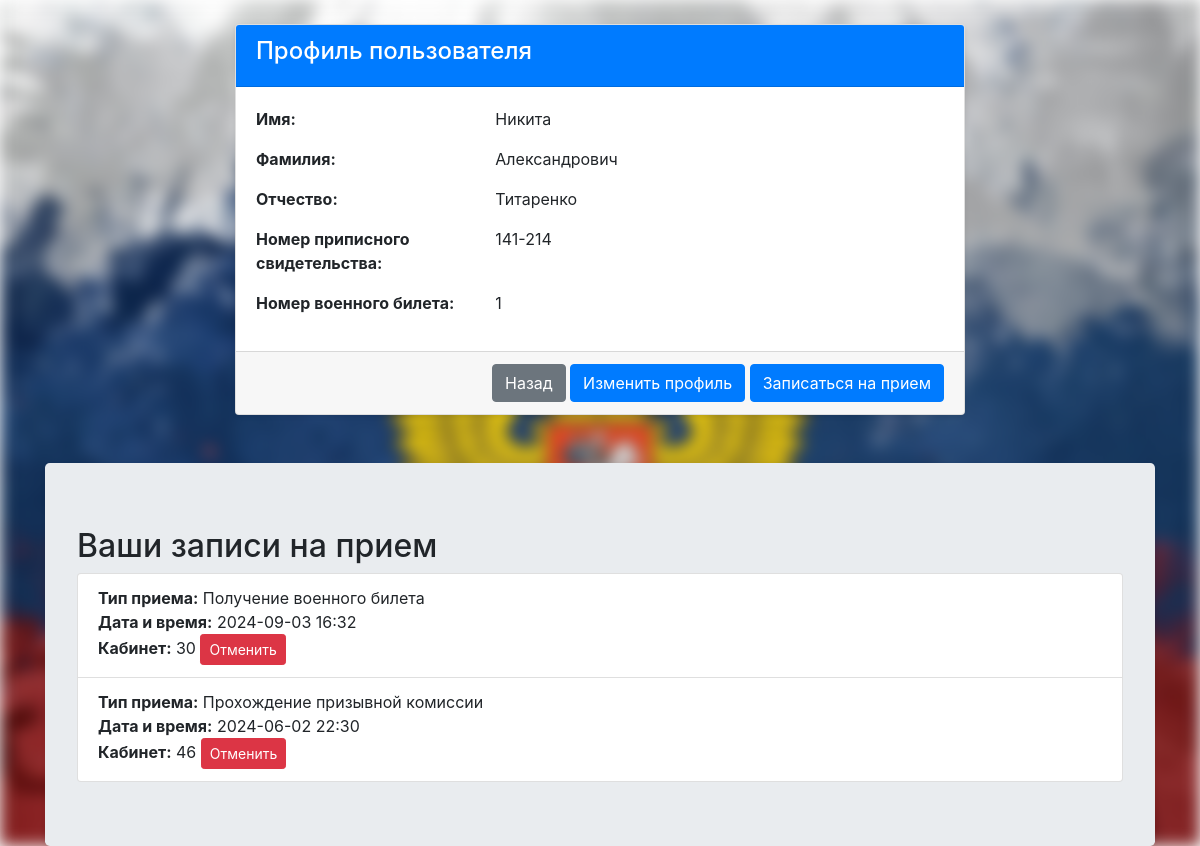
The page /profile (signed in) on the database its author committed.
### app.py (models this page shows, shortened)
class User(UserMixin, db.Model):
    id = db.Column(db.Integer, primary_key=True)
    username = db.Column(db.String(64), index=True, unique=True)
    password_hash = db.Column(db.String(128))
    first_name = db.Column(db.String(64))
    last_name = db.Column(db.String(64))
    middle_name = db.Column(db.String(64))
    conscription_certificate = db.Column(db.String(64), nullable=True)
    military_id = db.Column(db.String(64), nullable=True)

class Appointment(db.Model):
    id = db.Column(db.Integer, primary_key=True)
    user_id = db.Column(db.Integer, db.ForeignKey('user.id'), nullable=False)
    appointment_type = db.Column(db.String(50), nullable=False)
    appointment_date = db.Column(db.DateTime, nullable=False)
    created_at = db.Column(db.DateTime, default=datetime.utcnow)
    user = db.relationship('User', back_populates='appointments')

### app.py (the view, shortened to what this page needs)
@app.route('/profile', methods=['GET', 'POST'])
@login_required
def profile():
    form = AppointmentForm()
    cancel_form = FlaskForm()  # Simple form to include CSRF token
    appointments = Appointment.query.filter_by(user_id=current_user.id).all()
    appointment_type_dict = {
        'consultation': 'Консультация',
        'conscription_certificate': 'Получение приписного свидетельства',
        'military_id': 'Получение военного билета',
        'commission': 'Прохождение призывной комиссии'
    }
    appointment_room_dict = {
        'consultation': '32',
        'conscription_certificate': '34',
        'military_id': '30',
        'commission': '46'
    }
    return render_template('profile.html', title='Profile', user=current_user, form=form,
                           cancel_form=cancel_form, appointments=appointments,
                           appointment_type_dict=appointment_type_dict, appointment_room_dict=appointment_room_dict)

### app.py (called while the page is built)
@login.user_loader
def load_user(id):
    return User.query.get(int(id))

### templates/profile.html (shortened to what this page needs)
{% extends "base.html" %}
{% block content %}
<div class="container mt-4">
    <div class="row">
        <div class="col-lg-8 offset-lg-2">
            <div class="card shadow-sm">
                <div class="card-header bg-primary text-white">
                    <h4>Профиль пользователя</h4>
                </div>
                <div class="card-body">
                    <div class="row mb-3">
                        <div class="col-sm-4">
                            <strong>Имя:</strong>
                        </div>
                        <div class="col-sm-8">
                            {{ current_user.first_name }}
                        </div>
                    </div>
                    <div class="row mb-3">
                        <div class="col-sm-4">
                            <strong>Фамилия:</strong>
                        </div>
                        <div class="col-sm-8">
                            {{ current_user.last_name }}
                        </div>
                    </div>
                    <div class="row mb-3">
                        <div class="col-sm-4">
                            <strong>Отчество:</strong>
                        </div>
                        <div class="col-sm-8">
                            {{ current_user.middle_name }}
                        </div>
                    </div>
                    <div class="row mb-3">
                        <div class="col-sm-4">
                            <strong>Номер приписного свидетельства:</strong>
                        </div>
                        <div class="col-sm-8">
                            {{ current_user.conscription_certificate if current_user.conscription_certificate else 'Не указано' }}
                        </div>
                    </div>
                    <div class="row mb-3">
                        <div class="col-sm-4">
                            <strong>Номер военного билета:</strong>
                        </div>
                        <div class="col-sm-8">
                            {{ current_user.military_id if current_user.military_id else 'Не указано' }}
                        </div>
                    </div>
                </div>
                <div class="card-footer text-right">
                    <a href="{{ url_for('index') }}" class="btn btn-secondary">Назад</a>
                    <a href="{{ url_for('update_profile') }}" class="btn btn-primary">Изменить профиль</a>
                    <button class="btn btn-primary" data-toggle="collapse" data-target="#appointmentForm" aria-expanded="false" aria-controls="appointmentForm">Записаться на прием</button>
                </div>
            </div>
        </div>
    </div>
    <div class="jumbotron mt-5 shadow-sm">
        <h2>Ваши записи на прием</h2>
        {% if appointments %}
          <ul class="list-group">
            {% for appointment in appointments %}
              <li class="list-group-item">
                <strong>Тип приема:</strong> {{ appointment_type_dict[appointment.appointment_type] }}<br>
                <strong>Дата и время:</strong> {{ appointment.appointment_date.strftime('%Y-%m-%d %H:%M') }}<br>
                <strong>Кабинет:</strong> {{ appointment_room_dict[appointment.appointment_type] }}
                <form method="POST" action="{{ url_for('cancel_appointment', appointment_id=appointment.id) }}" class="d-inline">
                  <button type="submit" class="btn btn-danger btn-sm">Отменить</button>
                </form>
              </li>
            {% endfor %}
          </ul>
        {% else %}
          <p>У вас нет записей на прием.</p>
        {% endif %}
    </div>
</div>
{% endblock %}

### static/css/styles.css (style rules this page uses)
body, html { height: 100%; margin: 0; }

### rows shown on the page
User: first_name "Никита", last_name "Александрович", middle_name "Титаренко", conscription_certificate "141-214", military "1"
Appointment: appointment_type "Получение военного билета", appointment_date "2024-09-03 16:32", appointment_type "30"
Appointment: appointment_type "Прохождение призывной комиссии", appointment_date "2024-06-02 22:30", appointment_type "46"
